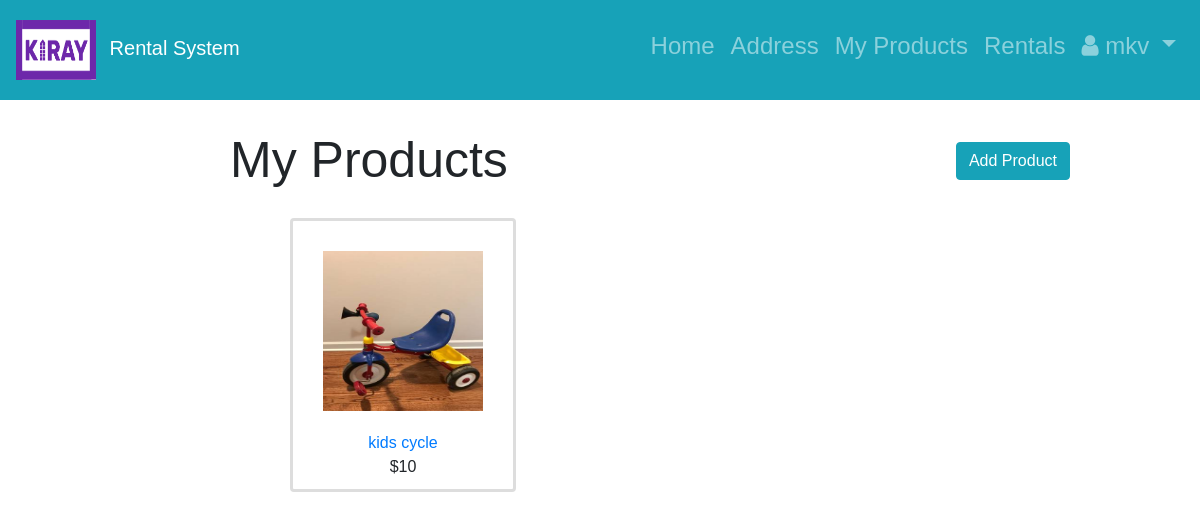
The app's page /myproducts/ (signed in) with its own data.
### RentalApp/models.py (models this page shows, shortened)
class Customer(AbstractUser):
    CURRENCIES = (
                     ('USD', _('United States Dollar')),
                     ('AED', _('United Arab Emirates Dirham')),
                     ('AFN', _('Afghan Afghani')),
                     ('ALL', _('Albanian Lek')),
                     ('AMD', _('Armenian Dram')),
                     ('ANG', _('Netherlands Antillean Guilder')),
                     ('AOA', _('Angolan Kwanza')),
                     ('ARS', _('Argentine Peso')),
                     ('AUD', _('Australian Dollar')),
                     ('AWG', _('Aruban Florin')),
                     ('AZN', _('Azerbaijani Manat')),
                     ('BAM', _('Bosnia-Herzegovina Convertible Mark')),
                     ('BBD', _('Barbadian Dollar')),
                     ('BDT', _('Bangladeshi Taka')),
                     ('BGN', _('Bulgarian Lev')),
                     ('BHD', _('Bahraini Dinar')),
                     ('BIF', _('Burundian Franc')),
                     ('BMD', _('Bermudan Dollar')),
                     ('BND', _('Brunei Dollar')),
                     ('BOB', _('Bolivian Boliviano')),
                     ('BRL', _('Brazilian Real')),
                     ('BSD', _('Bahamian Dollar')),
                     ('BTN', _('Bhutanese Ngultrum')),
                     ('BWP', _('Botswanan Pula')),
                     ('BZD', _('Belize Dollar')),
                     ('CAD', _('Canadian Dollar')),
                     ('CDF', _('Congolese Franc')),
                     ('CHF', _('Swiss Franc')),
                     ('CLF', _('Chilean Unit of Account UF')),
                     ('CLP', _('Chilean Peso')),
                     ('CNH', _('Chinese Yuan Offshore')),
                     ('CNY', _('Chinese Yuan')),
                     ('COP', _('Colombian Peso')),
                     ('CUP', _('Cuban Peso')),
                     ('CVE', _('Cape Verdean Escudo')),
                     ('CZK', _('Czech Republic Koruna')),
                     ('DJF', _('Djiboutian Franc')),
                     ('DKK', _('Danish Krone')),
                     ('DOP', _('Dominican Peso')),
                     ('DZD', _('Algerian Dinar')),
                     ('EGP', _('Egyptian Pound')),
                     ('ERN', _('Eritrean Nakfa')),
                     ('ETB', _('Ethiopian Birr')),
                     ('EUR', _('Euro')),
                     ('FJD', _('Fijian Dollar')),
                     ('FKP', _('Falkland Islands Pound')),
                     ('GBP', _('British Pound Sterling')),
                     ('GEL', _('Georgian Lari')),
                     ('GHS', _('Ghanaian Cedi')),
                     ('GIP', _('Gibraltar Pound')),
                     ('GMD', _('Gambian Dalasi')),
                     ('GNF', _('Guinean Franc')),
                     ('GTQ', _('Guatemalan Quetzal')),
                     ('GYD', _('Guyanaese Dollar')),
                     ('HKD', _('Hong Kong Dollar')),
                     ('HNL', _('Honduran Lempira')),
                     ('HRK', _('Croatian Kuna')),
                     ('HTG', _('Haitian Gourde')),
                     ('HUF', _('Hungarian Forint')),
                     ('IDR', _('Indonesian Rupiah')),
                     ('ILS', _('Israeli New Sheqel')),
                     ('INR', _('Indian Rupee')),
                     ('IQD', _('Iraqi Dinar')),
                     ('IRR', _('Iranian Rial')),
                     ('ISK', _('Icelandic Krona')),
                     ('JMD', _('Jamaican Dollar')),
                     ('JOD', _('Jordanian Dinar')),
                     ('JPY', _('Japanese Yen')),
                     ('KES', _('Kenyan Shilling')),
                     ('KGS', _('Kyrgystani Som')),
                     ('KHR', _('Cambodian Riel')),
                     ('KMF', _('Comorian Franc')),
                     ('KPW', _('North Korean Won')),
                     ('KRW', _('South Korean Won')),
                     ('KWD', _('Kuwaiti Dinar')),
                     ('KYD', _('Cayman Islands Dollar')),
                     ('KZT', _('Kazakhstani Tenge')),
                     ('LAK', _('Laotian Kip')),
                     ('LBP', _('Lebanese Pound')),
                     ('LKR', _('Sri Lankan Rupee')),
                     ('LRD', _('Liberian Dollar')),
                     ('LSL', _('Lesotho Loti')),
                     ('LYD', _('Libyan Dinar')),
                     ('MAD', _('Moroccan Dirham')),
                     ('MDL', _('Moldovan Leu')),
                     ('MGA', _('Malagasy Ariary')),
                     ('MKD', _('Macedonian Denar')),
                     ('MMK', _('Myanma Kyat')),
                     ('MNT', _('Mongolian Tugrik')),
                     ('MOP', _('Macanese Pataca')),
                     ('MRU', _('Mauritanian Ouguiya')),
                     ('MUR', _('Mauritian Rupee')),
                     ('MVR', _('Maldivian Rufiyaa')),
                     ('MWK', _('Malawian Kwacha')),
                     ('MXN', _('Mexican Peso')),
                     ('MYR', _('Malaysian Ringgit')),
                     ('MZN', _('Mozambican Metical')),
                     ('NAD', _('Namibian Dollar')),
                     ('NGN', _('Nigerian Naira')),
                     ('NOK', _('Norwegian Krone')),
                     ('NPR', _('Nepalese Rupee')),
                     ('NZD', _('New Zealand Dollar')),
                     ('OMR', _('Omani Rial')),
                     ('PAB', _('Panamanian Balboa')),
                     ('PEN', _('Peruvian Nuevo Sol')),
                     ('PGK', _('Papua New Guinean Kina')),
                     ('PHP', _('Philippine Peso')),
                     ('PKR', _('Pakistani Rupee')),
                     ('PLN', _('Polish Zloty')),
                     ('PYG', _('Paraguayan Guarani')),
                     ('QAR', _('Qatari Rial')),
                     ('RON', _('Romanian Leu')),
                     ('RSD', _('Serbian Dinar')),
                     ('RUB', _('Russian Ruble')),
                     ('RWF', _('Rwandan Franc')),
                     ('SAR', _('Saudi Riyal')),
                     ('SBD', _('Solomon Islands Dollar')),
                     ('SCR', _('Seychellois Rupee')),
                     ('SDG', _('Sudanese Pound')),
                     ('SEK', _('Swedish Krona')),
                     ('SGD', _('Singapore Dollar')),
                     ('SHP', _('Saint Helena Pound')),
                     ('SLL', _('Sierra Leonean Leone')),
                     ('SOS', _('Somali Shilling')),
                     ('SRD', _('Surinamese Dollar')),
                     ('SYP', _('Syrian Pound')),
                     ('SZL', _('Swazi Lilangeni')),
                     ('THB', _('Thai Baht')),
                     ('TJS', _('Tajikistani Somoni')),
                     ('TMT', _('Turkmenistani Manat')),
                     ('TND', _('Tunisian Dinar')),
                     ('TOP', _('Tongan Paanga')),
                     ('TRY', _('Turkish Lira')),
                     ('TTD', _('Trinidad and Tobago Dollar')),
                     ('TWD', _('New Taiwan Dollar')),
                     ('TZS', _('Tanzanian Shilling')),
                     ('UAH', _('Ukrainian Hryvnia')),
                     ('UGX', _('Ugandan Shilling')),
                     ('UYU', _('Uruguayan Peso')),
                     ('UZS', _('Uzbekistan Som')),
                     ('VND', _('Vietnamese Dong')),
                     ('VUV', _('Vanuatu Vatu')),
                     ('WST', _('Samoan Tala')),
                     ('XAF', _('CFA Franc BEAC')),
                     ('XCD', _('East Caribbean Dollar')),
                     ('XDR', _('Special Drawing Rights')),
                     ('XOF', _('CFA Franc BCEAO')),
                     ('XPF', _('CFP Franc')),
                     ('YER', _('Yemeni Rial')),
                     ('ZAR', _('South African Rand')),
                     ('ZMW', _('Zambian Kwacha')),
        )
    phone_regex = RegexValidator(regex=r'^\+?1?\d{9,15}$',
                                 message="Phone number must be entered in the format: '+999999999'. Up to 15 digits \
                                 allowed.")
    phone_number = models.CharField(validators=[phone_regex], max_length=30, blank=True)
    view_currency = models.CharField(default='USD', max_length=3, choices=CURRENCIES, verbose_name='View currency as')

class Item(models.Model):
    itemId = models.AutoField(auto_created=True, primary_key=True)
    itemName = models.CharField(
        "Name",
        max_length=1024,
    )
    category = models.ForeignKey(Category,
                                 on_delete=models.CASCADE,
                                 related_name='category'
                                 )
    itemImage = models.ImageField(upload_to='images', null=True, blank=True)
    itemOwner = models.ForeignKey(Customer,
                                  on_delete=models.CASCADE,
                                  related_name='my_items'
                                  )
    itemAvaialable = models.BooleanField()
    costPerItem = models.IntegerField(verbose_name='Cost per Item (USD)')
    itemDescription = models.TextField(null=True, blank=True)
    itemAddedDate = models.DateField(auto_now_add=True)
    asin = models.CharField(null=True, blank=True, max_length=10)

### RentalApp/views.py (the view)
# urls.py: path('myproducts/',myProducts, name='my_products'),
@login_required(login_url='/users/login/')
def myProducts(request):
    address = None
    try:
        addresses = Address.objects.filter(customer=request.user)
        for add in addresses:
            address = get_object_or_404(Address, addressId=add.addressId)
    except Address.DoesNotExist:
        address = None
    if not request.user.is_anonymous:
        items = Item.objects.filter(itemOwner=request.user)
    else:
        items = None
    return render(request,
                  'myProducts.html',
                  {'items': items,
                   'address': address})

### templates/myProducts.html
{% extends "base.html" %}
{% load static %}
{% load crispy_forms_tags %}
{% block content %}
<h1>My Products</h1>
 <div class="float-right">
         <p style="padding-right: 100px"><a href="{% url 'RentalApp:add_product' %}" role="button" class="btn btn-info" id="addBtn">Add Product</a></p>
 </div>
<div id="home-row" class="row">
    {%if items is Null%}
        <h2>No Products</h2>
    {%else%}
    {% for item in items %}
    <div id="home-column" class="column">
    <div class="content1">
        <a href="{% url 'RentalApp:product_details' item.pk %}">
          <a href="{% url 'RentalApp:product_details' item.pk %}">
              <img class="img1" src="{% if item.itemImage %}{{ item.itemImage.url }}{% else %}{% static 'images/no_image.png' %}{% endif %}">
          </a>
        </a>
        <div class="info">
          <a href="{% url 'RentalApp:product_details' item.pk%}" class="title">
            {{ item.itemName }}
          </a>
            <br>
            ${{ item.costPerItem }}
        </div>
      </div>
    </div>
     {% endfor %}
    {%endif%}
  </div>
{% endblock %}

### templates/base.html (shortened to what this page needs)
<!doctype html>
<html lang="en">
  <head>
       {% load static %}
      <link href="http://maxcdn.bootstrapcdn.com/font-awesome/4.1.0/css/font-awesome.min.css" rel="stylesheet">
    <link rel="stylesheet" href="https://stackpath.bootstrapcdn.com/bootstrap/4.1.3/css/bootstrap.min.css">
    <link href="../static/css/base.css" rel="stylesheet">
    <link rel="stylesheet" type="text/css" href="{% static 'css/base.css' %}">
  </head>
  <body>
    <nav class="navbar navbar-expand-md navbar-dark bg-info md-4">
        <a href="{% url 'RentalApp:item_list' %}" class="navbar-brand">
            <img src="{% static 'images/logo.png' %}" height="60" width="80" alt="Rental System" class="d-inline-block align-middle mr-2">
            Rental System
        </a>
           <div class="collapse navbar-collapse bg-info" id="navbarNav">
              {% if user.is_authenticated %}
            <ul class="nav navbar-nav ml-auto w-100 justify-content-end">
              <li class="nav-item active" style="text-align: right">
                <h4><a class="nav-link" href="{% url 'RentalApp:item_list' %}">Home  <span class="sr-only">(current)</span></a></h4>
              </li>
              <li class="nav-item" style="text-align: right">
                <h4><a class="nav-link" href="{% if request.session.addressId is None%} {%url 'RentalApp:add_address'%} {%else%} {%url 'RentalApp:address' request.session.addressId%} {%endif%}"> Address  </a></h4>
              </li>
              <li class="nav-item active" style="text-align: right">
                <h4><a class="nav-link" href="{% url 'RentalApp:my_products' %}">My Products <span class="sr-only">(current)</span></a></h4>
              </li>
                <li class="nav-item active" style="text-align: right">
                <h4><a class="nav-link" href="{% url 'RentalApp:rental_history' %}">Rentals <span class="sr-only">(current)</span></a></h4>
              </li>
              <li class="nav-item active" style="text-align: right">
                  <h4><a class="nav-link dropdown-toggle" href="#" id="userMenu"\
                  data-toggle="dropdown" aria-haspopup="true" aria-expanded\
                                 ="false"><i class="fa fa-user icon"></i>
                    {{ user.username }}
                  </a>
                  </li>
              </ul>
            </div>
        {% endif %}
    </nav>
    <div class="content">
      {% block content %}
      {% endblock content %}
    </div>
  </body>
</html>

### static/css/base.css (style rules this page uses)
.info { text-align: center; }
.img1 { width: 200px; overflow:auto; align-content: center; padding : 20px; }
.img1 { height: 200px; width: 200px; overflow:auto; align-content: center; padding : 20px; }
* { box-sizing: border-box; }
body { padding: 20px; font-family: Arial; }
h1 { font-size: 50px; word-break: break-all; }
#home-row { margin: 8px -16px; }
#home-row, #home-row > .column { padding: 10px 30px; }
#home-column { float: left; }
#home-row:after { content1: ""; display: table; clear: both; }
.content1 { border: 3px solid #ddd; border-radius: 4px; padding: 30px 30px; background-color: white; padding: 10px; }
.navbar { height: 100px; }
div.content { margin-left: 200px; padding: 30px 30px; }
body { margin: 0; padding: 0; height: 100vh; }
#addBtn { margin-top: -100px; }

### records on screen
Customer: username "mkv"
Item: itemImage (picture), itemName "kids cycle", costPerItem "10"
